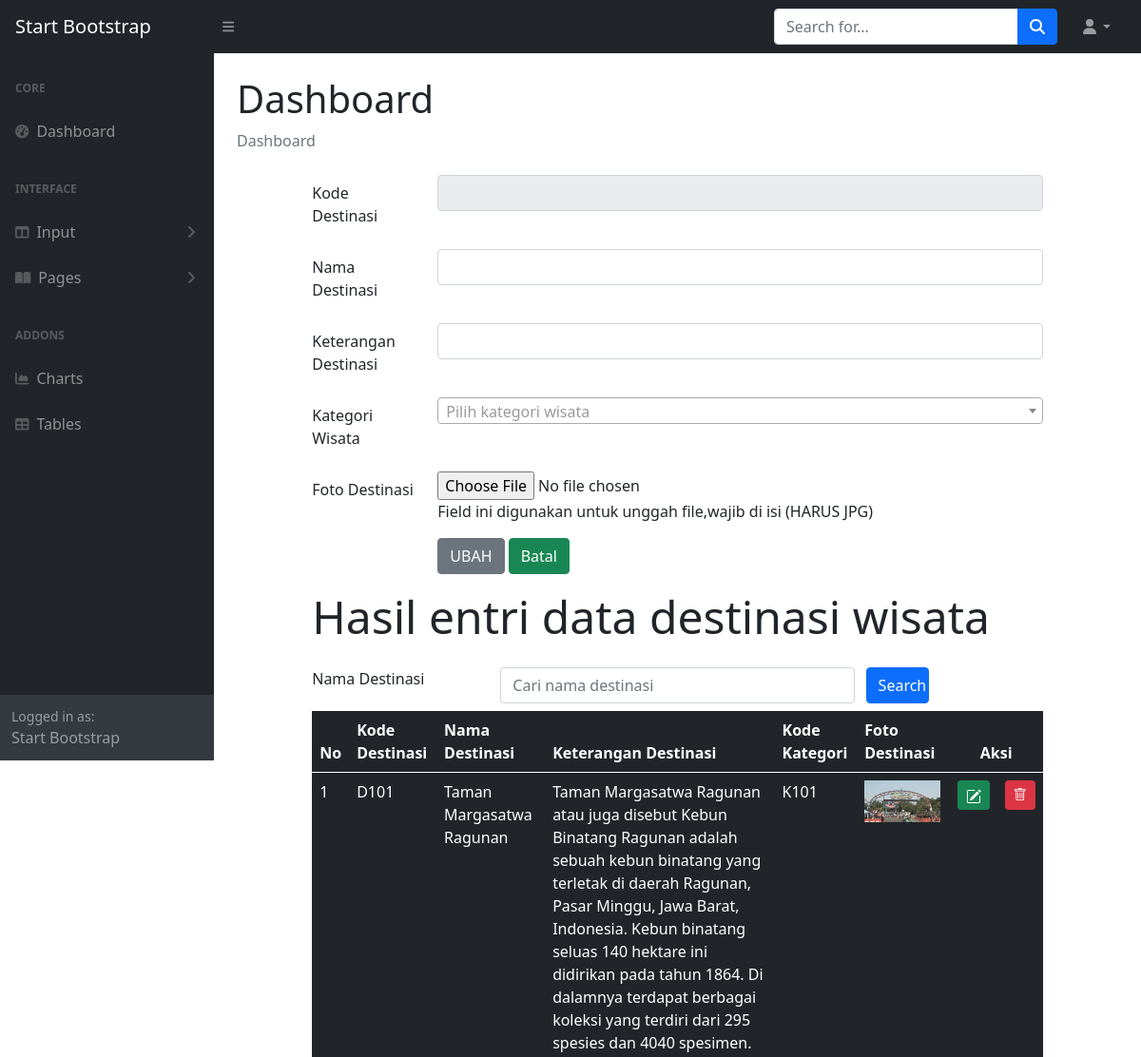
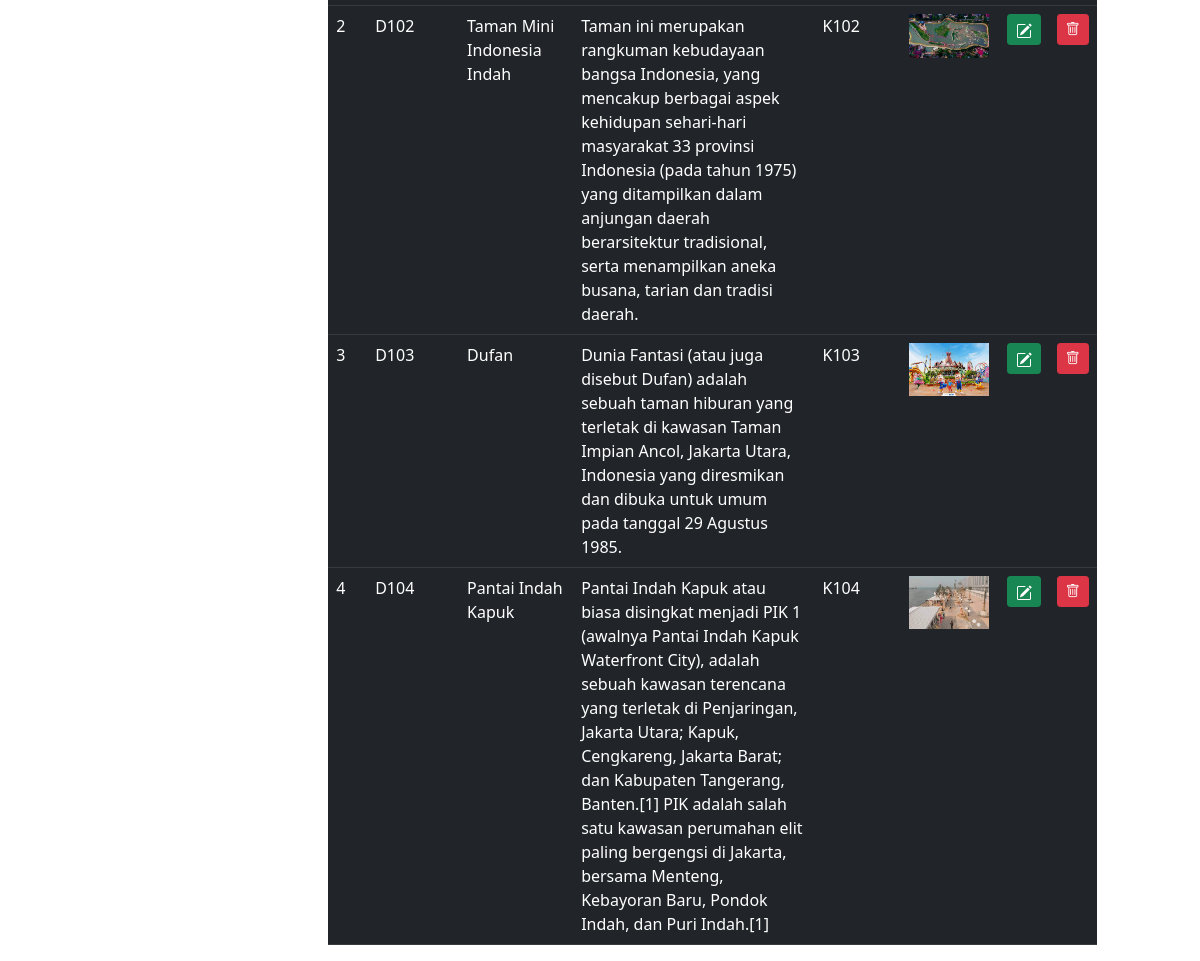
The page /ADMIN/destinasiedit.php on the database its author committed (2 pictures, top to bottom).
### tables this page shows
CREATE TABLE `destinasi` (
  `destinasiKODE` char(4) NOT NULL,
  `destinasiNAMA` varchar(120) NOT NULL,
  `destinasiKET` text NOT NULL,
  `kategoriKODE` char(4) NOT NULL,
  `destinasiFOTO` char(120) NOT NULL
);

### ADMIN/destinasiedit.php (the view, shortened to what this page needs)
<!DOCTYPE html>
<html>
<?php  include "INCLUDE/head.php"?>
    <body class="sb-nav-fixed">
    <?php include "INCLUDE/nav.php";?>
        <div id="layoutSidenav">
         <?php include "INCLUDE/menu.php"?>
            <div id="layoutSidenav_content">
                <main>
                    <div class="container-fluid px-4">
                        <h1 class="mt-4">Dashboard</h1>
                        <ol class="breadcrumb mb-4">
                            <li class="breadcrumb-item active">Dashboard</li>
                        </ol>
<?php
    include "INCLUDE/config.php";
    $kodedestinasi = $_GET['ubah'];
    $editdestinasi = mysqli_query ($connection, "select * from destinasi
              where destinasiKODE = '$kodedestinasi'");
              $rowedit = mysqli_fetch_array ($editdestinasi);
?>
<head>
        <link rel="stylesheet" type="text/css" href="bootstrap-5.0.2-dist/css/bootstrap.min.css">
        <link rel="stylesheet"  href="https://cdnjs.cloudflare.com/ajax/libs/select2/4.0.13/css/select2.min.css">
        <link rel="stylesheet" href="https://cdn.jsdelivr.net/npm/bootstrap-icons@1.10.2/font/bootstrap-icons.css">
</head>
<body>
<div class="row">
<div class="col-sm-1">
</div>
<div class="col-sm-10">
<form method="POST" enctype="multipart/form-data">
    <div class="mb-3 row">
    <label for="kodedestinasi" class="col-sm-2 col-form-label">Kode Destinasi</label>
    <div class="col-sm-10">
      <input type="text" class="form-control" name="kodedestinasi" id="kodedestinasi"
      value="<?php echo $rowedit ["destinasiKODE"];?>" readonly>
    </div>
  </div>
  <div class="mb-3 row">
    <label for="namadestinasi" class="col-sm-2 col-form-label">Nama Destinasi</label>
    <div class="col-sm-10">
      <input type="text" class="form-control" name="namadestinasi" id="namadestinasi"
      value="<?php echo $rowedit ["destinasiNAMA"];?>">
    </div>
  </div>
  <div class="mb-3 row">
    <label for="ketdestinasi" class="col-sm-2 col-form-label">Keterangan Destinasi</label>
    <div class="col-sm-10">
      <input type="text" class="form-control" name="ketdestinasi" id="ketdestinasi"
      value="<?php echo $rowedit ["destinasiKET"];?>">
    </div>
  </div>
  <div class="mb-3 row">
    <label for="kodekategori" class="col-sm-2 col-form-label">Kategori Wisata</label>
    <div class="col-sm-10">
    </div>
  </div>
  <div class="form-group row">
			<label for="file" class="col-sm-2 col-form-label">Foto Destinasi</label>
			<div class="col-sm-10">
				<input type="file" id="file" name="file" value="<?php echo $rowedit ["destinasiFOTO"];?>">
				<p class="help-block">Field ini digunakan untuk unggah file,wajib di isi (HARUS JPG)</p>
			</div>
		</div>
  <div class="form-group row">
<div class="col-sm-2">
</div>
<div class="col-sm-10" >
  <input type="submit" class="btn btn-secondary" value="UBAH" name="edit">
<input type="reset" class="btn btn-success" value="Batal" name="Batal">
</div>
</div>
</form>
<div class="jumbotron">
        <h2 class="display-5">Hasil entri data destinasi wisata</h2>
</div>
<form method = "POST">
    <div class="form-group row mb-2">
    <label for = "search" class="col-sm-3">Nama Destinasi </label>
     <div class="col-sm-6">
          <input type ="text" name="search" class="form-control" id="search"
          value="<?php if(isset($_POST["search"])) {echo $_POST ["search"];}?>"
          placeholder="Cari nama destinasi">
      </div>
          <input type="submit" name="kirim" class="col-sm-1 btn btn-primary" value="Search">
    </div>
</form>
<table class="table table-dark table-hover">
  <thead>
    <tr>
      <th scope="col">No</th>
      <th scope="col">Kode Destinasi</th>
      <th scope="col">Nama Destinasi</th>
      <th scope="col">Keterangan Destinasi</th>
      <th scope="col">Kode Kategori</th>
      <th scope="col">Foto Destinasi</th>
      <th colspan="2" style="text-align: center"> Aksi
    </tr>
  </thead>
  <tbody>
<?php
if (isset($_POST["kirim"]))
{
  $search = $_POST ["search"];
  $query =mysqli_query ($connection, "select destinasi. * from destinasi
        where destinasiNAMA like '%".$search."%'");
}
else {
  $query =mysqli_query ($connection, "select destinasi. * from destinasi");
}
    $nomor = 1;
    while ($row = mysqli_fetch_array($query))
    {
?>
    <tr>
      <td><?php echo $nomor; ?></td>
      <td><?php echo $row ['destinasiKODE']; ?></td>
      <td><?php echo $row ['destinasiNAMA']; ?></td>
      <td><?php echo $row ['destinasiKET']; ?></td>
      <td><?php echo $row ['kategoriKODE']; ?></td>
      <td>
						<?php if(is_file("images/".$row['destinasiFOTO']))
						{ ?>
							<img src="images/<?php echo $row['destinasiFOTO']?>" width="80">
						<?php } else
							echo "<img src='images/noimage.png' width='80'>"
						?>
					</td>
      <td width="5px">
        <a href="destinasiedit.php?ubafoto=<?php echo $row["destinasiKODE"]?>" class="btn btn-success btn-sm" title="EDIT">
    </td>
    <td width="5px">
    <a href="destinasihapus.php?hapus=<?php echo $row["destinasiKODE"]?>" class="btn btn-danger btn-sm" title="EDIT">
    <i class="bi bi-trash"></i>
    </td>
    </tr>
    <?php $nomor = $nomor + 1; ?>
    <?php } ?>
 </tbody>
 </table>
 </div>
</div>
</body>
</html>

### rows shown on the page
destinasi: destinasiKODE "D101", destinasiNAMA "Taman Margasatwa Ragunan", destinasiKET "Taman Margasatwa Ragunan atau juga disebut Kebun Binatang Ragunan adalah sebuah kebun binatang yang terletak di daerah Ragunan, Pasar Minggu, Jawa Barat, Indonesia. Kebun binatang seluas 140 hektare ini didirikan pada tahun 1864. Di dalamnya terdapat berbagai koleksi yang terdiri dari 295 spesies dan 4040 spesimen.", kategoriKODE "K101", destinasiFOTO (picture)
destinasi: destinasiKODE "D102", destinasiNAMA "Taman Mini Indonesia Indah", destinasiKET "Taman ini merupakan rangkuman kebudayaan bangsa Indonesia, yang mencakup berbagai aspek kehidupan sehari-hari masyarakat 33 provinsi Indonesia (pada tahun 1975) yang ditampilkan dalam anjungan daerah berarsitektur tradisional, serta menampilkan aneka busana, tarian dan tradisi daerah.", kategoriKODE "K102", destinasiFOTO (picture)
destinasi: destinasiKODE "D103", destinasiNAMA "Dufan", destinasiKET "Dunia Fantasi (atau juga disebut Dufan) adalah sebuah taman hiburan yang terletak di kawasan Taman Impian Ancol, Jakarta Utara, Indonesia yang diresmikan dan dibuka untuk umum pada tanggal 29 Agustus 1985.", kategoriKODE "K103", destinasiFOTO (picture)
destinasi: destinasiKODE "D104", destinasiNAMA "Pantai Indah Kapuk", destinasiKET "Pantai Indah Kapuk atau biasa disingkat menjadi PIK 1 (awalnya Pantai Indah Kapuk Waterfront City), adalah sebuah kawasan terencana yang terletak di Penjaringan, Jakarta Utara; Kapuk, Cengkareng, Jakarta Barat; dan Kabupaten Tangerang, Banten.[1] PIK adalah salah satu kawasan perumahan elit paling bergengsi di Jakarta, bersama Menteng, Kebayoran Baru, Pondok Indah, dan Puri Indah.[1]", kategoriKODE "K104", destinasiFOTO (picture)
